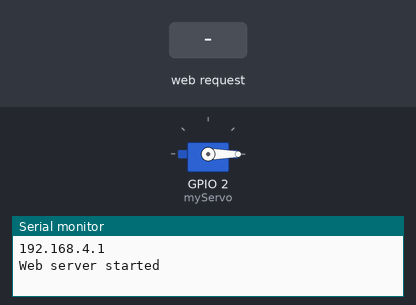
Bench run of a sketch on a simulated ESP8266 (NodeMCU). Parts: servo, the last lines printed to the serial monitor. The test bench sets the inputs (shaded band).

Above: at 2.2 s.
2.3 s: HTTP request GET /?data=F received
At 3.5 s:
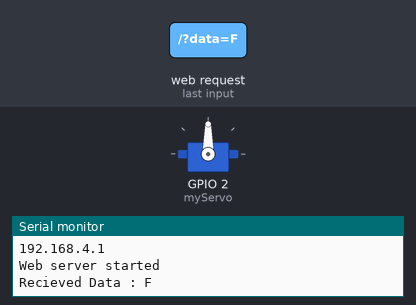
3.8 s: HTTP request GET /?data=B received
At 4.9 s:
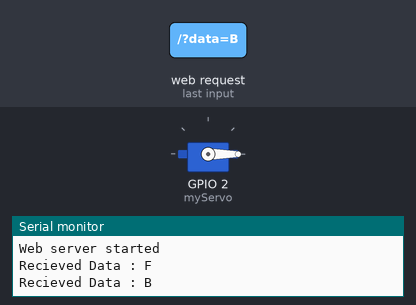
Timing chart, 0 to 6.8 s (numbered marks = the images above; inputs shaded):
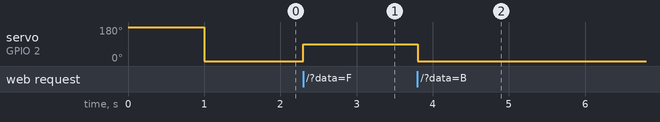

The sketch:

FEMCCC.ino
```cpp
#include <Servo.h>
#include <ESP8266WiFi.h>
#include <WiFiClient.h>
#include <ESP8266WebServer.h>

const char* ssid = "FEMCCC";

const char index_html[] PROGMEM = {"<html>\n  <body>\n    <h1>Hello from Aijaz</h1>\n    <input type=\"text\" name=\"data\" placeholder=\"Enter Data\" />\n    <button onclick=\"SendData()\">Send Data</button>\n    <script>\n      function SendData() {\n        var data = document.getElementsByName(\"data\")[0].value;\n        window.location.href = \"/?data=\" + encodeURIComponent(data);\n      }\n    </script>\n  </body>\n</html>"};

ESP8266WebServer server(80);

String recievedData;

Servo myServo;

void handleRoot()
{
  if(server.hasArg("data")){
    recievedData = server.arg("data");
    Serial.print("Recieved Data : ");
    Serial.println(recievedData);
  }
  server.send_P(200, "text/html", index_html);
}

void setup()
{
  //Starting the serial communication
  Serial.begin(115200);
  //Stabilishing the wifi connection
  WiFi.mode(WIFI_AP);
  WiFi.softAP(ssid);
  //Finding and printing the ip
  IPAddress myIP = WiFi.softAPIP();
  Serial.println(myIP);
  //Assigning the web server on domain index path
  server.on("/", handleRoot);
  //Starting the server
  server.begin();
  Serial.println("Web server started");
  //Initializing the servo
  myServo.attach(2);
  myServo.write(180);
  delay(1000);
  myServo.write(0);
}

void loop()
{
  server.handleClient();

  if (!recievedData.isEmpty()) {
    // Perform operations or logic based on the received data
    if (recievedData == "F") {
      myServo.write(90);
    } else if (recievedData == "B") {
      myServo.write(0);
    }

    // Reset the receivedData variable after processing
    recievedData = "";
  }
}
```

Measured:
- after the input at 2.3 s, servo on GPIO 2 (myServo): 0° → 90° at once
- after the input at 3.8 s, servo on GPIO 2 (myServo): 90° → 0° at once
